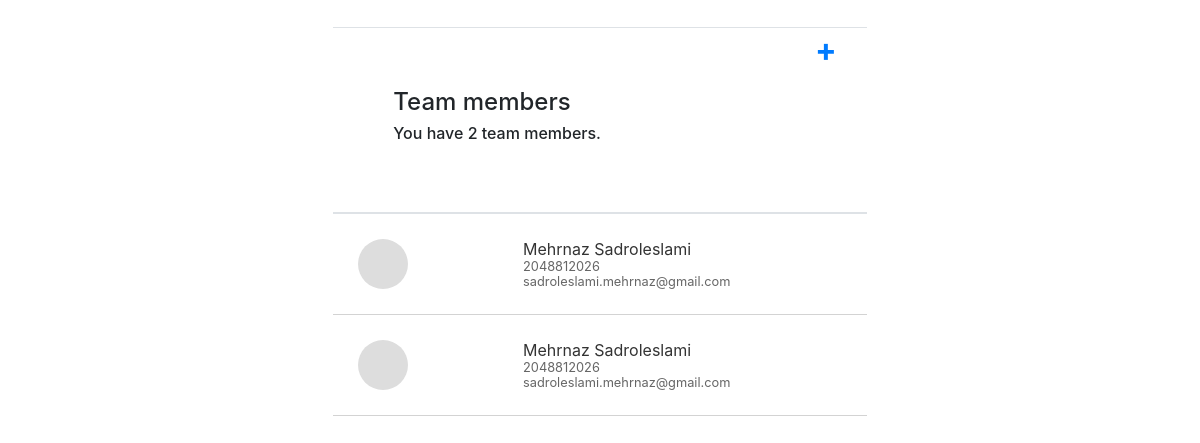
Page /team/ on the committed database.
### TeamManagement/models.py (models this page shows)
class TeamMember(models.Model):
    id = models.AutoField(primary_key=True)
    first_name = models.CharField(max_length=100)
    last_name = models.CharField(max_length=100)
    phone_number = models.CharField(max_length=15)
    role = models.BooleanField(default=False)
    email = models.EmailField()

### TeamManagement/views.py (the view)
# urls.py: path('team/', TeamMemberListView.as_view(), name='team_members'),
class TeamMemberListView(ListView):
    model = TeamMember
    template_name = 'team_members.html'
    context_object_name = 'members'
    def get_context_data(self, **kwargs):
        context = super(TeamMemberListView, self).get_context_data(**kwargs)
        context['members_count'] = context['members'].count()
        return context

### TeamManagement/templates/team_members.html (shortened to what this page needs)
<head>
  <link rel="stylesheet" href="https://stackpath.bootstrapcdn.com/bootstrap/4.3.1/css/bootstrap.min.css">
</head>
<body>
  <div class="table-container">
    <table class="table">
      <thead>
        <tr>
          <th colspan="3">
            <h1>
              Team members
              <h2 class="subtitle">
                {% if members_count == 1 %}
                You have {{ 1 }} team member.
                {% else %}
                You have {{ members_count }} team members.
                {% endif %}
              </h2>
            </h1>
            <a class="add-member-link" href="{% url 'add_member' %}">+</a>
          </th>
        </tr>
      </thead>
      <tbody>
        {% for member in members %}
        <tr onclick="window.location.href='{% url 'edit_member' member.id %}';" style="cursor: pointer;">
          <td>
            <div class="profile-pic"></div>
          </td>
          <td>
            <div class="member-info">
              <span class="member-name">{{ member.first_name }} {{ member.last_name }}
              </span>
              <span class="member-phone">{{ member.phone_number }}</span>
              <span class="member-email">{{ member.email }}</span>
            </div>
          </td>
        </tr>
        {% endfor %}
      </tbody>
    </table>
  </div>
</body>

### TeamManagement/templates/team_members.html (style rules this page uses)
.table { border-collapse: collapse; width: 100%; }
.table td { position: relative; border-right: none; border-left: none; padding: 25px; border-top: 1px solid lightgrey; border-bottom: 1px solid lightgrey; }
.table th { padding: 60px; text-align: left; }
.table tr { border: 1px solid lightgrey; border-left: none; border-right: none; text-align: left; }
.table-container { position: relative; display: flex; flex-direction: column; align-items: center; width: 100%; max-width: 400pt; padding-top: 20pt; margin: auto; }
.table-container h1 { font-size: 1.5em; }
.table-container h2 { font-size: 1em; align-self: flex-start; }
.table-container a { align-self: flex-end; margin-bottom: 10px; }
.profile-pic { border-radius: 50%; margin-right: 15px; background-color: #ddd; width: 50px; height: 50px; }
.add-member-link { font-size: xx-large; position: absolute; right: 30; top: 30; text-decoration: none; }
.member-info { display: flex; flex-direction: column; }
.member-name { font-size: 1em; color: #333; }
.member-role, .member-phone, .member-email { font-size: 0.8em; color: #666; }

### rows in the picture
TeamMember: first_name "Mehrnaz", last_name "Sadroleslami", phone_number "2048812026", email "sadroleslami.mehrnaz@gmail.com"
TeamMember: first_name "Mehrnaz", last_name "Sadroleslami", phone_number "2048812026", email "sadroleslami.mehrnaz@gmail.com"

### other values in the picture
{{ members_count }} "2"
